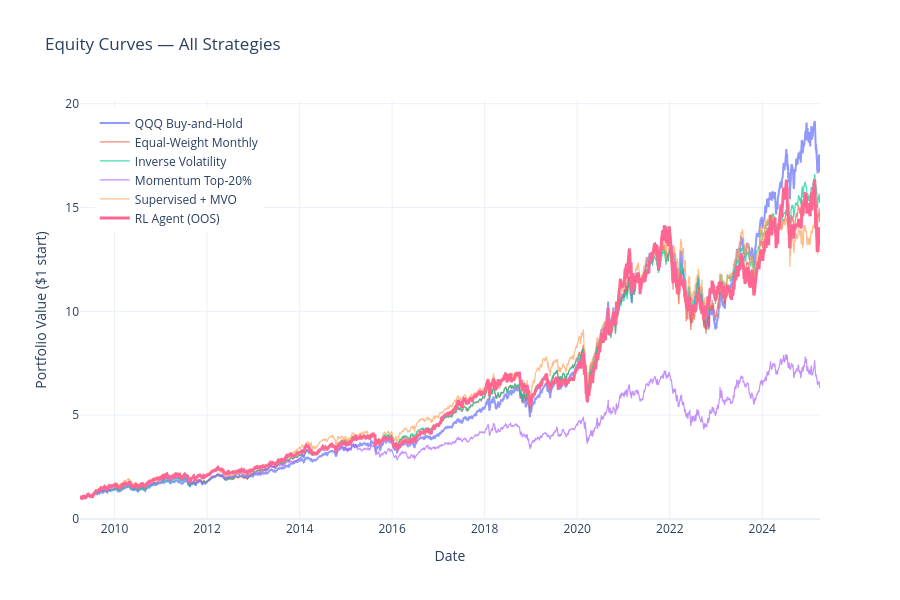

This figure's notebook cell:
### Markdown cell above
## 3. All Strategies Equity Chart

All strategies on the same OOS period.

### Code cell
fig = go.Figure()

# Baselines
for col in bl_equity.columns:
    fig.add_trace(go.Scatter(
        x=bl_equity.index, y=bl_equity[col], name=col, mode="lines",
        line=dict(color=get_color(col), width=2.0 if "QQQ" in col else 1.2), opacity=0.7))

# RL Agent
if rl_available:
    fig.add_trace(go.Scatter(
        x=rl_equity.index, y=rl_equity["RL Agent"],
        name="RL Agent (OOS)", mode="lines",
        line=dict(color=COLORS["RL Agent"], width=3.0)))

fig.update_layout(
    title="Equity Curves — All Strategies",
    xaxis_title="Date", yaxis_title="Portfolio Value ($1 start)",
    template="plotly_white", height=600,
    legend=dict(x=0.02, y=0.98), hovermode="x unified")
if SAVE_PLOTS: fig.write_html(f"{RESULTS_DIR}/plot_equity_all.html")
fig.show()

### Figure 1 — Plotly figure (JSON) as saved in the notebook; plotly's stock layout.template omitted (floating-point values rounded to 4 significant figures; data arrays with more than 128 entries replaced by an {"elided": "..."} marker saying what was removed)
{"data": [{"line": {"color": "#636EFA", "width": 2}, "mode": "lines", "name": "QQQ Buy-and-Hold", "opacity": 0.7, "type": "scatter", "x": {"elided": "4023 str values"}, "y": {"elided": "4023 float values"}}, {"line": {"color": "#EF553B", "width": 1.2}, "mode": "lines", "name": "Equal-Weight Monthly", "opacity": 0.7, "type": "scatter", "x": {"elided": "4023 str values"}, "y": {"elided": "4023 float values"}}, {"line": {"color": "#00CC96", "width": 1.2}, "mode": "lines", "name": "Inverse Volatility", "opacity": 0.7, "type": "scatter", "x": {"elided": "4023 str values"}, "y": {"elided": "4023 float values"}}, {"line": {"color": "#AB63FA", "width": 1.2}, "mode": "lines", "name": "Momentum Top-20%", "opacity": 0.7, "type": "scatter", "x": {"elided": "4023 str values"}, "y": {"elided": "4023 float values"}}, {"line": {"color": "#FFA15A", "width": 1.2}, "mode": "lines", "name": "Supervised + MVO", "opacity": 0.7, "type": "scatter", "x": {"elided": "4023 str values"}, "y": {"elided": "4023 float values"}}, {"line": {"color": "#FF6692", "width": 3}, "mode": "lines", "name": "RL Agent (OOS)", "type": "scatter", "x": {"elided": "4009 str values"}, "y": {"elided": "4009 float values"}}], "layout": {"height": 600, "hovermode": "x unified", "legend": {"x": 0.02, "y": 0.98}, "title": {"text": "Equity Curves — All Strategies"}, "xaxis": {"title": {"text": "Date"}}, "yaxis": {"title": {"text": "Portfolio Value ($1 start)"}}}}
